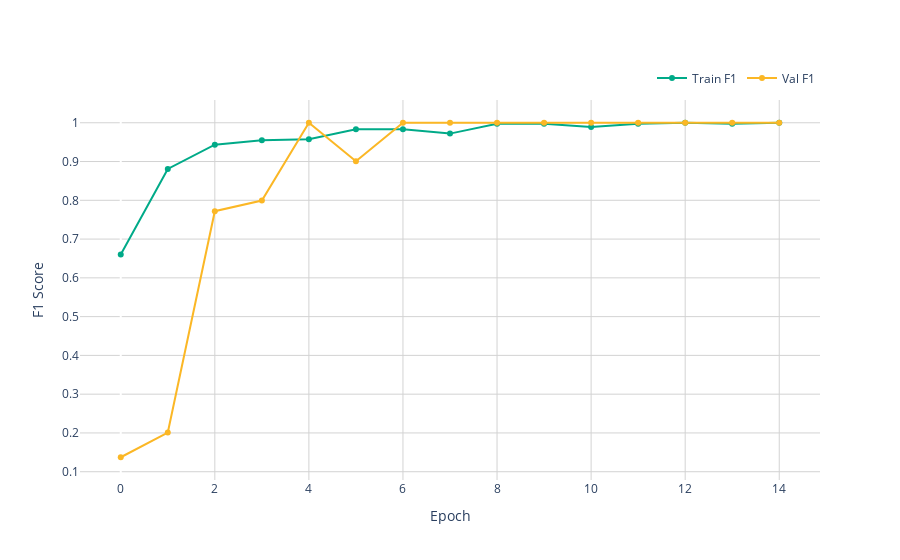

The cell this chart's notebook holds for it:
### Code cell
trained_conv = train_model(train_loader, val_loader, test_loader, conv_model, 
                          conv_criterion, conv_optimizer, conv_scheduler, 
                          epochs=50, log_every=5, early_stopping_patience=10)

### Figure 1 — Plotly figure (JSON) as saved in the notebook; plotly's stock layout.template omitted (floating-point values rounded to 4 significant figures)
{"data": [{"line": {"color": "#00aa88"}, "mode": "lines+markers", "name": "Train F1", "type": "scatter", "y": [0.66, 0.8809, 0.9435, 0.955, 0.9575, 0.9832, 0.9832, 0.972, 0.9972, 0.9972, 0.9887, 0.9972, 1, 0.9972, 1]}, {"line": {"color": "#fbb725"}, "mode": "lines+markers", "name": "Val F1", "type": "scatter", "y": [0.1373, 0.2011, 0.7719, 0.7994, 1, 0.9007, 1, 1, 1, 1, 1, 1, 1, 1, 1]}], "layout": {"legend": {"orientation": "h", "x": 1, "xanchor": "right", "y": 1.02, "yanchor": "bottom"}, "plot_bgcolor": "white", "xaxis": {"gridcolor": "lightgray", "showgrid": true, "title": {"text": "Epoch"}}, "yaxis": {"gridcolor": "lightgray", "showgrid": true, "title": {"text": "F1 Score"}}}}
